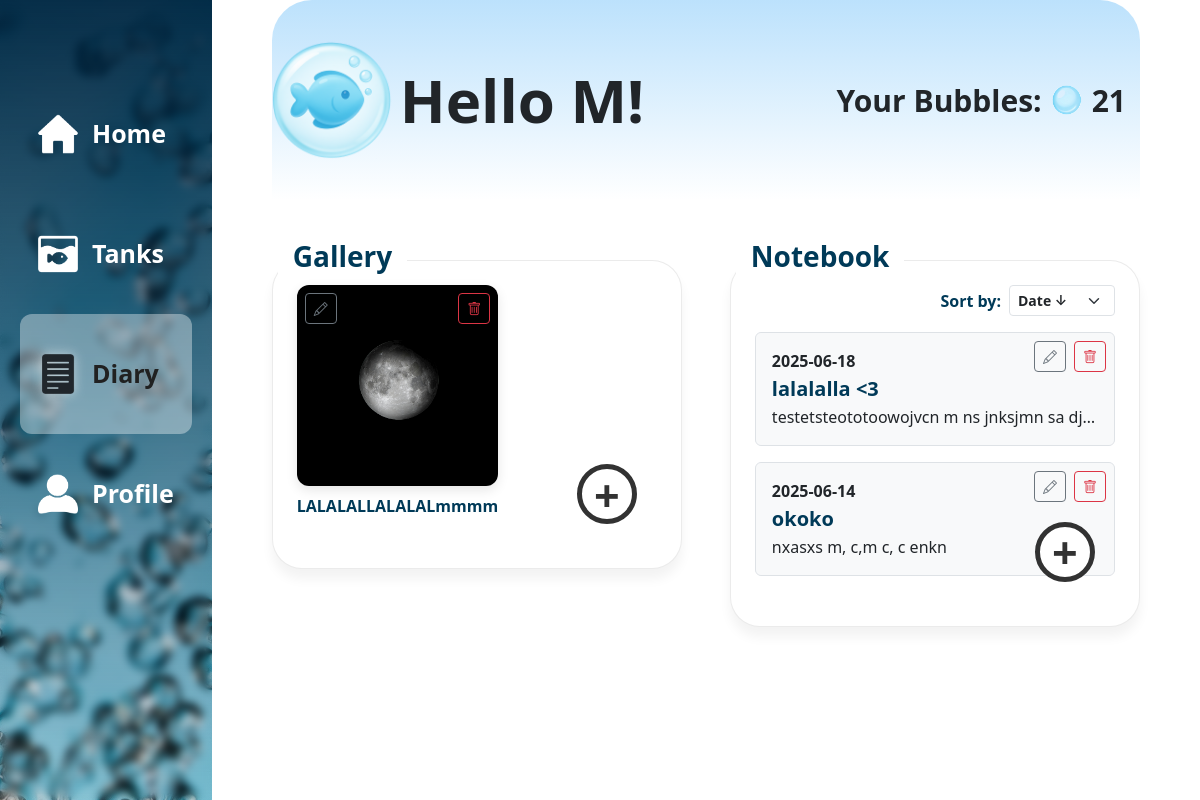
/diary/ (signed in), run on an earlier commit of the app's database.
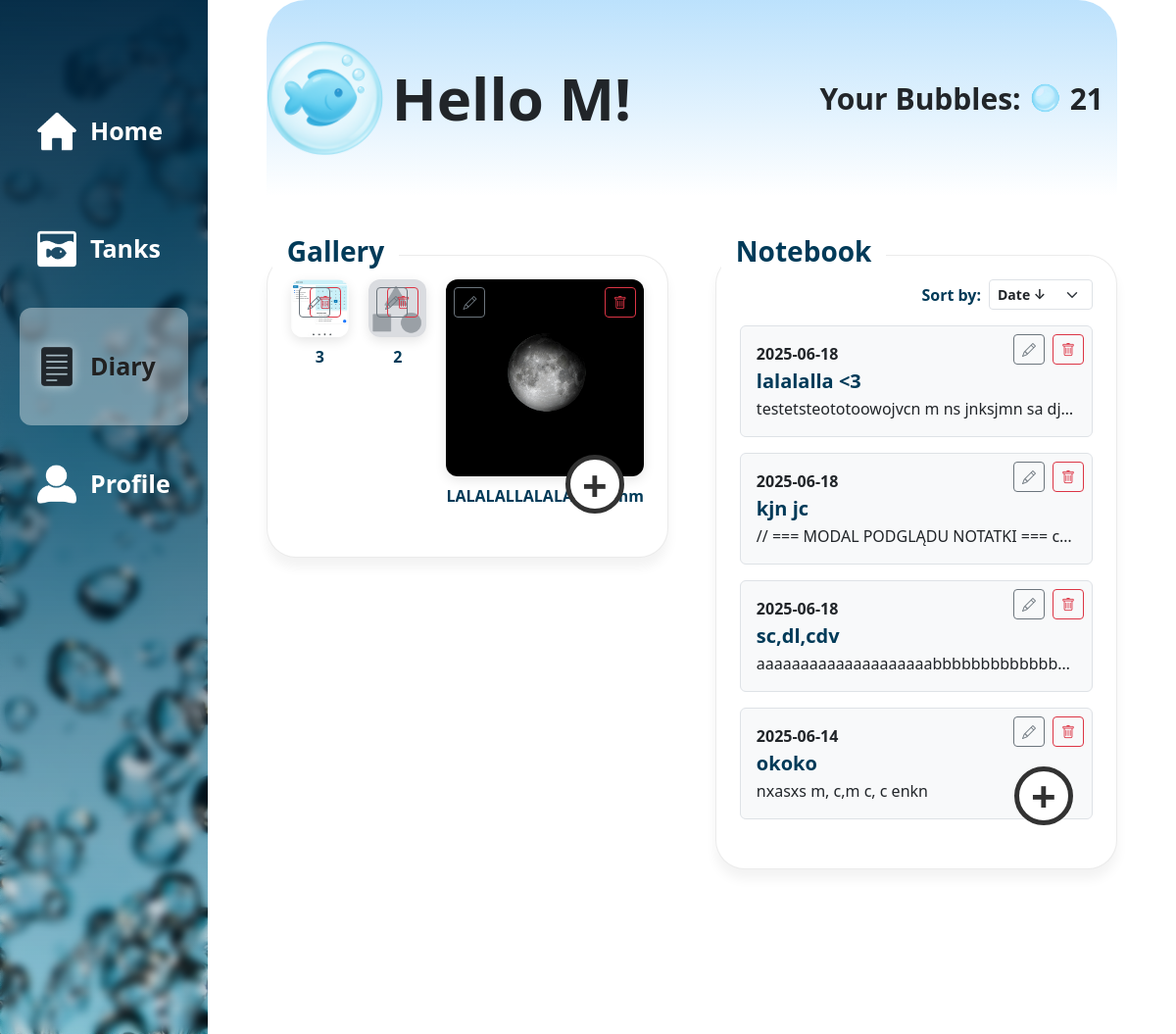
And on a later commit of the database.
### models.py (models this page shows, shortened)
class User(db.Model):
    id = db.Column(db.Integer, primary_key=True)
    name = db.Column(db.String(50), nullable=False)
    login = db.Column(db.String(50), unique=True, nullable=False)
    password = db.Column(db.String(200), nullable=False)
    tasks = db.relationship('Task', backref='user', lazy=True)
    tanks = db.relationship('Tank', backref='owner', lazy=True)
    photos = db.relationship('Photo', backref='user', lazy=True)
    notes = db.relationship('Note', backref='user', lazy=True)

class Photo(db.Model):
    id = db.Column(db.Integer, primary_key=True)
    filename = db.Column(db.String(100), nullable=False)
    title = db.Column(db.String(100), nullable=True)
    user_id = db.Column(db.Integer, db.ForeignKey('user.id'), nullable=False)
    created_at = db.Column(db.DateTime, default=datetime.utcnow)

class Note(db.Model):
    id = db.Column(db.Integer, primary_key=True)
    title = db.Column(db.String(100), nullable=False)
    content = db.Column(db.Text, nullable=False)
    date = db.Column(db.Date, nullable=False)
    user_id = db.Column(db.Integer, db.ForeignKey('user.id'), nullable=False)
    created_at = db.Column(db.DateTime, default=datetime.utcnow)

### diary/routes.py (the view)
@diary.route('/')
def view_diary():
    if 'user_id' not in session:
        flash("Please log in to view the diary.", "warning")
        return redirect(url_for('auth.login'))
    user_id = session['user_id']
    user = User.query.get(user_id)
    photos = Photo.query.filter_by(user_id=user_id).order_by(Photo.created_at.desc()).all()
    notes = Note.query.filter_by(user_id=user_id).order_by(Note.date.desc()).all()
    return render_template('diary.html', user=user, photos=photos, notes=notes)

### templates/diary.html (shortened to what this page needs)
<!DOCTYPE html>
<html lang="en">
<head>
  <link rel="stylesheet" href="{{ url_for('static', filename='css/bubbliocore.css') }}" />
  <link rel="stylesheet" href="{{ url_for('static', filename='css/diary.css') }}" />
  <link href="https://cdn.jsdelivr.net/npm/bootstrap@5.3.0/dist/css/bootstrap.min.css" rel="stylesheet" />
  <link rel="stylesheet" href="https://cdn.jsdelivr.net/npm/bootstrap-icons@1.10.5/font/bootstrap-icons.css" />
</head>
<body>
  <div class="app-container d-flex">
    <nav class="sidebar collapsed" id="sidebar">
      <ul class="nav flex-column mt-4">
        <li class="nav-item"><a href="{{ url_for('mainpage.home') }}" class="nav-link"><img src="{{ url_for('static', filename='img/mainpage_menu_icon.png') }}" /><span>Home</span></a></li>
        <li class="nav-item"><a href="{{ url_for('tanks.view_tanks') }}" class="nav-link"><img src="{{ url_for('static', filename='img/tank_menu_icon.png') }}" /><span>Tanks</span></a></li>
        <li class="nav-item"><a href="{{ url_for('diary.view_diary') }}" class="nav-link active"><img src="{{ url_for('static', filename='img/diary_menu_icon.png') }}" /><span>Diary</span></a></li>
        <li class="nav-item"><a href="{{ url_for('profile.view_profile') }}" class="nav-link"><img src="{{ url_for('static', filename='img/profile_menu_icon.png') }}" /><span>Profile</span></a></li>
      </ul>
    </nav>
    <main class="main-content flex-grow-1">
      <header class="d-flex justify-content-between align-items-center topbar mb-4">
        <div class="d-flex align-items-center gap-2">
          <img src="{{ url_for('static', filename='img/bubblio_logo_no_text.png') }}" class="logo-img" />
          <h1 class="hello-text m-0 fw-semibold">Hello {{ user.name }}!</h1>
        </div>
        <div class="bubble-counter d-flex align-items-center gap-2">
          <span>Your Bubbles:</span>
          <img src="{{ url_for('static', filename='img/bubblio_bubble.png') }}" class="bubble-icon" />
          <span class="bubble-number">21</span>
        </div>
      </header>
      <section class="section-with-title">
        <div class="row gx-5">
          <div class="col-md-6 section-with-title mb-5">
            <h2 class="section-title">Gallery</h2>
            <div class="card p-4 position-relative card-scrollable">
              {% if photos %}
                <div class="gallery-grid">
                  {% for photo in photos %}
                    <div class="gallery-item position-relative">
                      <img src="{{ url_for('static', filename='uploads/' + photo.filename) }}" alt="{{ photo.title }}" class="gallery-thumb" />
                      <p class="fw-bold mt-2 text-center">{{ photo.title }}</p>
                      <form method="POST"
                            action="{{ url_for('diary.delete_photo', photo_id=photo.id) }}"
                            onsubmit="return confirm('Delete this photo?');"
                            class="position-absolute top-0 end-0 m-2">
                        <button type="submit" class="btn btn-sm btn-outline-danger" title="Delete photo">
                          <i class="bi bi-trash"></i>
                        </button>
                      </form>
                      <button type="button"
                              class="btn btn-sm btn-outline-secondary position-absolute top-0 start-0 m-2"
                              title="Edit photo title"
                              data-bs-toggle="modal"
                              data-bs-target="#editPhotoModal"
                              data-photo-id="{{ photo.id }}"
                              data-photo-title="{{ photo.title }}">
                        <i class="bi bi-pencil"></i>
                      </button>
                    </div>
                  {% endfor %}
                </div>
              {% else %}
                <p class="text-center">No photos yet. Click + to add one!</p>
              {% endif %}
              <div class="sticky-button-container">
                <button class="btn-add-task" id="addPhotoBtn" title="Add photo" data-bs-toggle="modal" data-bs-target="#photoModal">+</button>
              </div>
            </div>
          </div>
          <div class="col-md-6 section-with-title mb-5">
            <h2 class="section-title">Notebook</h2>
            <div class="card p-4 position-relative card-scrollable" id="notesList">
              <div class="sort-notes-container d-flex align-items-center justify-content-end mb-3">
                <label for="sortNotes" class="me-2 fw-semibold">Sort by:</label>
                <select id="sortNotes" class="form-select form-select-sm w-auto">
                  <option value="date-desc">Date ↓</option>
                </select>
              </div>
              {% if notes %}
                {% for note in notes %}
                  <div class="note-entry mb-3 p-3 bg-light border rounded position-relative">
                    <form method="POST"
                          action="{{ url_for('diary.delete_note', note_id=note.id) }}"
                          onsubmit="return confirm('Delete this note?');"
                          class="position-absolute top-0 end-0 m-2">
                      <button type="submit" class="btn btn-sm btn-outline-danger" title="Delete note">
                        <i class="bi bi-trash"></i>
                      </button>
                    </form>
                    <button type="button"
                            class="btn btn-sm btn-outline-secondary position-absolute top-0 end-0 me-5 mt-2"
                            title="Edit note"
                            data-bs-toggle="modal"
                            data-bs-target="#editNoteModal"
                            data-note-id="{{ note.id }}"
                            data-note-title="{{ note.title }}"
                            data-note-content="{{ note.content }}"
                            data-note-date="{{ note.date }}">
                      <i class="bi bi-pencil"></i>
                    </button>
                    <strong class="note-date">{{ note.date }}</strong>
                    <h5 class="note-title">{{ note.title }}</h5>
                    <p class="mb-0">{{ note.content }}</p>
                  </div>
                {% endfor %}
              {% else %}
                <p class="text-center">No notes yet. Click + to add your first one!</p>
              {% endif %}
              <div class="sticky-button-container">
                <button class="btn-add-task" id="addNoteBtn" title="Add note" data-bs-toggle="modal" data-bs-target="#noteModal">+</button>
              </div>
            </div>
          </div>
        </div>
      </section>
    </main>
  </div>
</body>
</html>

### static/css/bubbliocore.css (style rules this page uses)
:root { --primary: #0077b6; --accent: #003a58; --light: #a8d0e3; --text-dark: #212529; --bubble-bg: #e0f7ff; --white: #ffffff; --calendar-today: #66a2c2; --back: #e0f7ff85; }
* { margin: 0; padding: 0; box-sizing: border-box; }
body { font-family: "Inter", sans-serif; color: var(--accent); }
.app-container { display: flex; min-height: 100vh; width: 100%; }
.main-content { flex-grow: 1; padding: 0px 60px 60px 60px; background: var(--white); }
.sidebar { width: 220px; background-image: url("../img/pexels-sebastians-2853937.jpg"); background-size: cover; background-position: center; position: relative; display: flex; flex-direction: column; align-items: flex-start; padding: 50px 20px; }
.sidebar::before { content: ""; position: absolute; inset: 0; background: linear-gradient( to top, rgba(0, 91, 133, 0.1), rgba(0, 38, 65, 0.95) ); z-index: 0; backdrop-filter: blur(4px); }
.sidebar ul { position: relative; z-index: 1; width: 100%; padding-left: 0; }
.sidebar .nav-link { color: var(--white); font-size: 25px; padding: 40px 18px; display: flex; align-items: center; gap: 14px; text-decoration: none; border-radius: 12px; font-weight: 700; transition: background 0.3s ease-in-out, color 0.3s ease-in-out; }
.sidebar .nav-link:hover, .sidebar .nav-link.active { background-color: rgba(255, 255, 255, 0.372); color: #212121; }
.sidebar .nav-link img { width: 40px; height: 40px; filter: brightness(0) invert(1); }
.sidebar .nav-link.active img, .sidebar .nav-link:hover img { filter: drop-shadow(0 0 6px rgba(252, 252, 252, 0.575)); }
.topbar { display: flex; justify-content: space-between; align-items: center; padding: 40px 0; margin-bottom: 40px; background: linear-gradient( to top, rgba(255, 255, 255, 0.053), rgba(137, 203, 250, 0.568) ); border-radius: 40px 40px 0px 0px; }
.logo-img { height: 120px; width: 120px; }
.hello-text { font-size: 60px; font-weight: 700; }
.bubble-counter { background: transparent; padding: 8px 14px; border-radius: 20px; color: var(--text-dark); font-weight: 700; display: flex; align-items: center; gap: 10px; font-size: 30px; }
.bubble-counter img { width: 34px; height: 34px; }
.section-with-title { position: relative; margin: 60px 0; }
.section-with-title .section-title { position: absolute; top: -20px; left: 30px; background: var(--white); padding: 0 15px; z-index: 1; font-size: 28px; font-weight: 700; color: var(--accent); }
.section-with-title .card { border-radius: 30px; background: var(--white); box-shadow: 0 10px 12px rgba(0, 0, 0, 0.05); border: 1px solid rgba(0, 0, 0, 0.08); padding-top: 40px; }
.card { padding-top: 40px; border-radius: 30px; background: var(--white); border: 1px solid rgba(0, 0, 0, 0.08); box-shadow: 0 5px 10px rgba(0, 0, 0, 0.1); transition: box-shadow 0.3s ease, border-color 0.3s ease; }
.btn-add-task { position: absolute; bottom: 20px; right: 20px; font-size: 45px; width: 60px; height: 60px; border-radius: 50%; border: 5px solid #323232; background: var(--white); color: #323232; font-weight: 700; display: flex; align-items: center; justify-content: center; cursor: pointer; }

### static/css/diary.css (style rules this page uses)
.gallery-grid { display: grid; grid-template-columns: repeat(3, 1fr); gap: 20px; max-width: 100%; box-sizing: border-box; }
.gallery-item { display: flex; flex-direction: column; align-items: center; width: 100%; }
.gallery-thumb { width: 100%; height: auto; max-width: 100%; aspect-ratio: 1 / 1; object-fit: cover; border-radius: 12px; box-shadow: 0 4px 12px rgba(0, 0, 0, 0.1); transition: transform 0.3s ease; }
.gallery-item p { margin-top: 10px; font-weight: 600; font-size: 16px; text-align: center; color: var(--accent); }
.note-entry { max-height: 130px; max-width: 800px; width: 100%; box-sizing: border-box; overflow: hidden; position: relative; cursor: pointer; margin-left: auto; margin-right: auto; transition: background 0.3s ease; }
.note-entry p { white-space: nowrap; overflow: hidden; text-overflow: ellipsis; }
.note-entry .note-date { font-size: 16px; color: var(--text-dark); }
.note-entry .note-title { font-size: 20px; font-weight: 700; color: var(--accent); margin: 4px 0; }
.sort-notes-container label { font-size: 16px; color: var(--accent); margin-bottom: 0; }
#sortNotes { font-weight: 600; font-size: 14px; }
.card-scrollable { max-height: 650px; overflow-y: auto; padding-right: 10px; }
.sticky-button-container { position: sticky; bottom: 0; display: flex; justify-content: flex-end; padding: 10px 10px 0 0; z-index: 10; background: linear-gradient(to top, var(--white), transparent); }

What changed in the data, as far as the page shows it:
added Photo: filename (picture), title "3"
added Photo: filename (picture), title "2"
added Note: date "2025-06-18", title "kjn jc", content "// === MODAL PODGLĄDU NOTATKI === c…"
added Note: date "2025-06-18", title "sc,dl,cdv", content "aaaaaaaaaaaaaaaaaaaabbbbbbbbbbbbb…"
